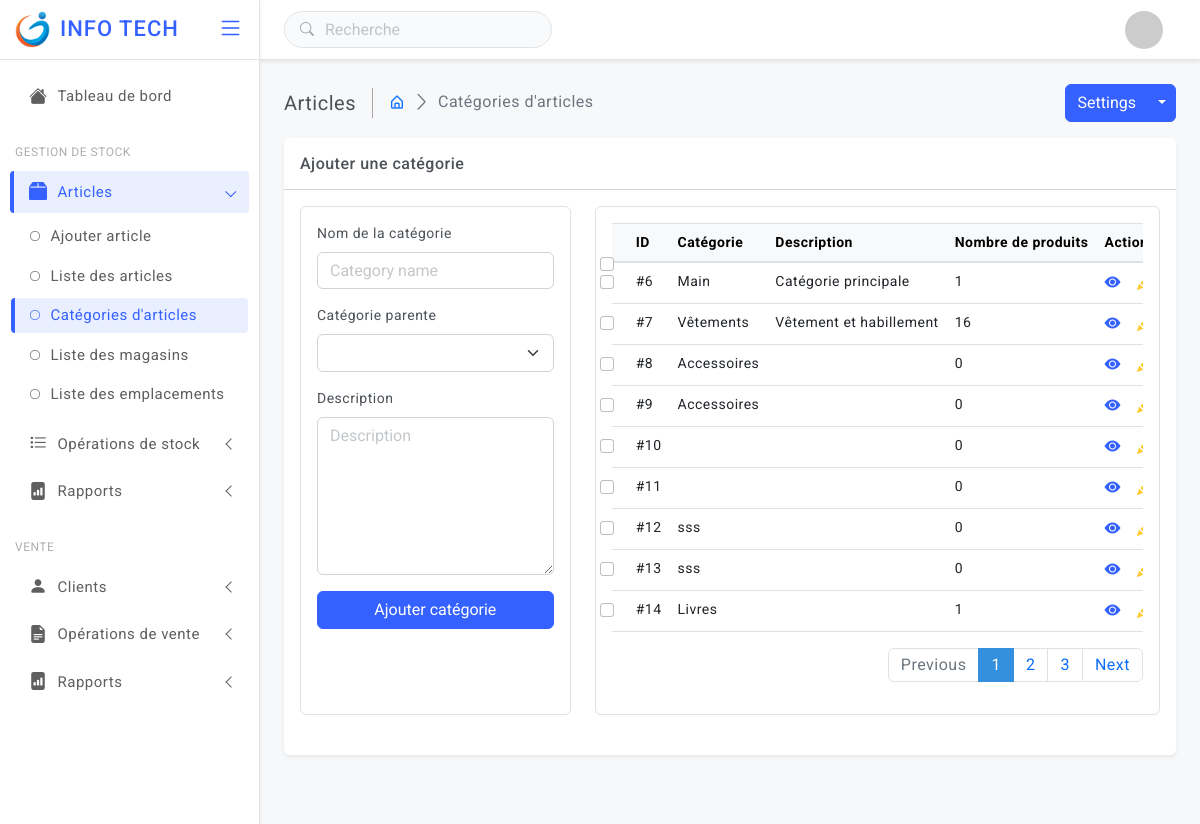
The page /controller/categories.php (signed in) on the database its author committed.
### tables this page shows
CREATE TABLE `CATG` (
  `id` int NOT NULL,
  `CATD` varchar(100) NOT NULL,
  `DESCR` varchar(100) DEFAULT NULL,
  `PARENT` int DEFAULT NULL
);

### www/controller/categories.php (called while the page is built, shortened)
<?php
include("../model/database.php");
include("../model/categories.php");
$data = new connect;
$db = $data->db_connect();
$categories = new categorie;
$rows = $categories->categories_get_all($db);
$rowsd = $categories->categories_get_details($db);
?>
<?php
    include("../view/layout/header_layout.php");
    include("../view/layout/top_header_layout.php");
    include("../view/layout/sidebar_layout.php");
    include("../view/categories_view.php");
    include("../view/layout/footer.php") ?>

### www/model/categories.php (called while the page is built, shortened)
<?php
class categorie
{
    public function categories_get_all($db)
    {
        $requete = $db->prepare('select * from CATG');
        $requete->execute();
        $rows = $requete->fetchAll();
        return $rows;
    }
    public function categories_get_details($db)
    {
        $sql = "SELECT c.id, c.CATD, c.DESCR, c.PARENT, COUNT(p.id) as \"produits\"
        FROM CATG c
        LEFT OUTER JOIN PROD p ON p.prodcat = c.id
        GROUP BY c.id, c.CATD, c.DESCR, c.PARENT";
        $requete = $db->prepare($sql);
        $requete->execute();
        $rowsd = $requete->fetchAll();
        return $rowsd;
    }
}
?>

### www/view/categories_view.php (the view, shortened to what this page needs)
<main class="page-content">
  <div class="page-breadcrumb d-none d-sm-flex align-items-center mb-3">
    <div class="breadcrumb-title pe-3">Articles</div>
    <div class="ps-3">
      <nav aria-label="breadcrumb">
        <ol class="breadcrumb mb-0 p-0">
          <li class="breadcrumb-item"><a href="javascript:;"><i class="bx bx-home-alt"></i></a>
          </li>
          <li class="breadcrumb-item active" aria-current="page">Catégories d'articles</li>
        </ol>
      </nav>
    </div>
    <div class="ms-auto">
      <div class="btn-group">
        <button type="button" class="btn btn-primary">Settings</button>
        <button type="button" class="btn btn-primary split-bg-primary dropdown-toggle dropdown-toggle-split" data-bs-toggle="dropdown">	<span class="visually-hidden">Toggle Dropdown</span>
        </button>
      </div>
    </div>
  </div>
    <div class="card">
      <div class="card-header py-3">
        <h6 class="mb-0">Ajouter une catégorie</h6>
      </div>
      <div class="card-body">
         <div class="row">
           <div class="col-12 col-lg-4 d-flex">
             <div class="card border shadow-none w-100">
               <div class="card-body">
                 <form class="row g-3" method="POST" action="../controller/categorie_add_exec.php" enctype = "multipart/form-data">
                   <div class="col-12">
                     <label class="form-label">Nom de la catégorie</label>
                     <input type="text" class="form-control" placeholder="Category name" name="CATD">
                   </div>
                  <div class="col-12">
                    <label class="form-label">Catégorie parente</label>
                    <select class="form-select" name="PARENT" type="number">
                      <option value=NULL></option>
                      <?php foreach ($rows as $key => $row) {?>
                      <option value="<?php echo $row['id'] ?>"><?php echo $row['CATD'] ?></option>
                      <?php } ?>
                    </select>
                  </div>
                  <div class="col-12">
                    <label class="form-label">Description</label>
                    <textarea class="form-control" rows="6" cols="3" placeholder="Description" name="DESCR"></textarea>
                  </div>
                  <div class="col-12">
                    <div class="d-grid">
                      <button class="btn btn-primary">Ajouter catégorie</button>
                    </div>
                  </div>
                 </form>
               </div>
             </div>
           </div>
           <div class="col-12 col-lg-8 d-flex">
            <div class="card border shadow-none w-100">
              <div class="card-body">
                <div class="table-responsive">
                   <table class="table align-middle">
                     <thead class="table-light">
                       <tr>
                         <th><input class="form-check-input" type="checkbox"></th>
                         <th>ID</th>
                         <th>Catégorie</th>
                         <th>Description</th>
                         <th>Nombre de produits</th>
                         <th>Action</th>
                       </tr>
                     </thead>
                     <tbody>
                       <?php foreach ($rowsd as $key => $rowd) {?>
                       <tr>
                         <td><input class="form-check-input" type="checkbox"></td>
                         <td>#<?php echo $rowd['id'] ?></td>
                         <td><?php echo $rowd['CATD'] ?></td>
                         <td><?php echo $rowd['DESCR'] ?></td>
                         <td><?php echo $rowd['produits'] ?></td>
                         <td>
                          <div class="d-flex align-items-center gap-3 fs-6">
                            <a href="javascript:;" class="text-primary" data-bs-toggle="tooltip" data-bs-placement="bottom" title="" data-bs-original-title="View detail" aria-label="Views"><i class="bi bi-eye-fill"></i></a>
                            <a href="javascript:;" class="text-warning" data-bs-toggle="tooltip" data-bs-placement="bottom" title="" data-bs-original-title="Edit info" aria-label="Edit"><i class="bi bi-pencil-fill"></i></a>
                          </div>
                         </td>
                       </tr>
                       <?php }?>
                     </tbody>
                   </table>
                </div>
                <nav class="float-end mt-0" aria-label="Page navigation">
                  <ul class="pagination">
                    <li class="page-item disabled"><a class="page-link" href="#">Previous</a></li>
                    <li class="page-item active"><a class="page-link" href="#">1</a></li>
                    <li class="page-item"><a class="page-link" href="#">2</a></li>
                    <li class="page-item"><a class="page-link" href="#">3</a></li>
                    <li class="page-item"><a class="page-link" href="#">Next</a></li>
                  </ul>
                </nav>
              </div>
            </div>
          </div>
         </div>
      </div>
    </div>
</main>

### www/public/assets/css/style.css (style rules this page uses)
body { font-size: 14px; color: #4c5258; letter-spacing: .5px; font-family: Roboto, sans-serif; background-color: #f7f8fa; overflow-x: hidden; }
a { text-decoration: none; }
::placeholder { opacity: 0.4 !important; }
.page-content { margin-left: 260px; margin-top: 60px; padding: 1.5rem; transition: all .2s; }
.table-responsive { white-space: nowrap; }
.breadcrumb-title { font-size: 20px; border-right: 1.5px solid #aaa4a4; }
.page-breadcrumb .breadcrumb-item+.breadcrumb-item::before { display: inline-block; padding-right: .5rem; color: #6c757d; font-family: LineIcons; content: "\ea5c"; }
.page-breadcrumb .breadcrumb li.breadcrumb-item { font-size: 16px; }

### rows shown on the page
catg: id "6", CATD "Main", DESCR "Catégorie principale", produits "1"
catg: id "7", CATD "Vêtements", DESCR "Vêtement et habillement", produits "16"
catg: id "8", CATD "Accessoires", produits "0"
catg: id "9", CATD "Accessoires", produits "0"
catg: id "10", produits "0"
catg: id "11", produits "0"
catg: id "12", CATD "sss", produits "0"
catg: id "13", CATD "sss", produits "0"
catg: id "14", CATD "Livres", produits "1"
